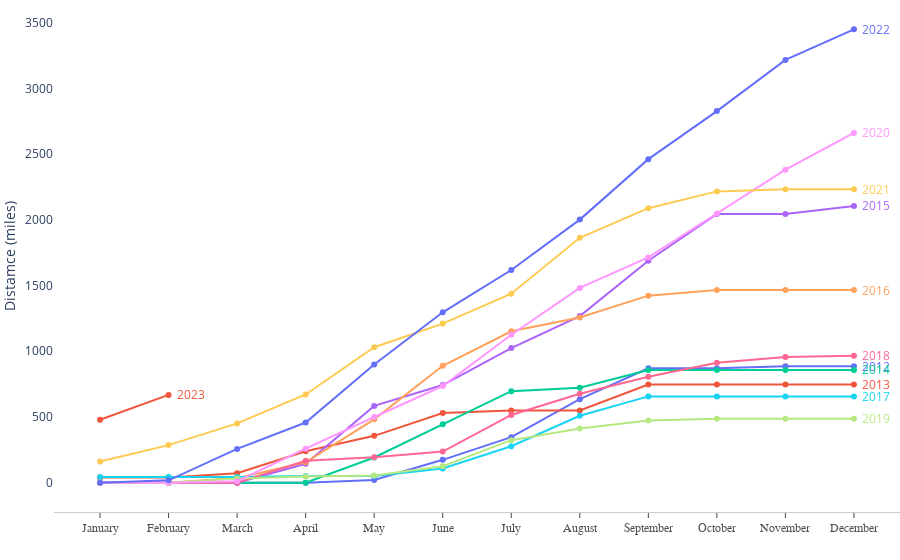

This figure's notebook cell:
### Code cell
# grouped_by_year_and_month = grouped_by_year_and_month[grouped_by_year_and_month.isin(['Ride'])]

fig = px.line(grouped_by_year_and_month, x='month', y='Cumulative Distance', color='year')
fig.update_layout(
        xaxis=dict(
            showline=True,
            showgrid=True,
            showticklabels=True,
            linecolor='rgb(204, 204, 204)',
            linewidth=1,
            ticks='outside',
            tickfont=dict(
                family='Arial',
                size=12,
                color='rgb(82, 82, 82)',
            ),
        ),
        yaxis=dict(
            showgrid=True,
            zeroline=False,
            showline=False,
            gridcolor = 'rgb(235, 236, 240)',
            showticklabels=True,
            title='',
            autorange=True
        ),
        autosize=True,
        hovermode="x unified",
        showlegend=False,
        plot_bgcolor='rgba(0,0,0,0)',
        xaxis_title='',
        yaxis_title='Distamce (miles)',
        margin=dict(l=0, r=0, t=0, b=0)
    )
fig.for_each_trace(lambda trace: fig.add_annotation(
    x=trace.x[-1], y=trace.y[-1], text='  '+trace.name, 
    font_color=trace.line.color,
    ax=10, ay=10, xanchor="left", showarrow=False))
fig.update_traces(mode="markers+lines", hovertemplate=None)
fig.update_xaxes(showgrid=False)
fig.update_yaxes(showgrid=False)

fig.show()

### Figure 1 — Plotly figure (JSON) as saved in the notebook; plotly's stock layout.template omitted (floating-point values rounded to 4 significant figures)
{"data": [{"legendgroup": "2012", "line": {"color": "#636efa", "dash": "solid"}, "marker": {"symbol": "circle"}, "mode": "markers+lines", "name": "2012", "orientation": "v", "showlegend": true, "type": "scatter", "x": ["January", "February", "March", "April", "May", "June", "July", "August", "September", "October", "November", "December"], "xaxis": "x", "y": [0, 0, 0, 0, 20.3, 173.6, 346, 635.1, 870.5, 870.5, 886, 886], "yaxis": "y"}, {"legendgroup": "2013", "line": {"color": "#EF553B", "dash": "solid"}, "marker": {"symbol": "circle"}, "mode": "markers+lines", "name": "2013", "orientation": "v", "showlegend": true, "type": "scatter", "x": ["January", "February", "March", "April", "May", "June", "July", "August", "September", "October", "November", "December"], "xaxis": "x", "y": [39.9, 39.9, 71.7, 238.3, 356.1, 529.8, 548.8, 548.8, 747.1, 747.1, 747.1, 747.1], "yaxis": "y"}, {"legendgroup": "2014", "line": {"color": "#00cc96", "dash": "solid"}, "marker": {"symbol": "circle"}, "mode": "markers+lines", "name": "2014", "orientation": "v", "showlegend": true, "type": "scatter", "x": ["January", "February", "March", "April", "May", "June", "July", "August", "September", "October", "November", "December"], "xaxis": "x", "y": [0, 0, 0, 0, 191.6, 443.9, 695.8, 721.7, 857.5, 857.5, 857.5, 857.5], "yaxis": "y"}, {"legendgroup": "2015", "line": {"color": "#ab63fa", "dash": "solid"}, "marker": {"symbol": "circle"}, "mode": "markers+lines", "name": "2015", "orientation": "v", "showlegend": true, "type": "scatter", "x": ["January", "February", "March", "April", "May", "June", "July", "August", "September", "October", "November", "December"], "xaxis": "x", "y": [0, 0, 0, 143.6, 584.1, 742.7, 1024.0, 1267.0, 1688.0, 2045.0, 2045.0, 2105.0], "yaxis": "y"}, {"legendgroup": "2016", "line": {"color": "#FFA15A", "dash": "solid"}, "marker": {"symbol": "circle"}, "mode": "markers+lines", "name": "2016", "orientation": "v", "showlegend": true, "type": "scatter", "x": ["January", "February", "March", "April", "May", "June", "July", "August", "September", "October", "November", "December"], "xaxis": "x", "y": [0, 0, 34.5, 154.7, 481.6, 889.1, 1152.0, 1256.0, 1423.0, 1465, 1465, 1465], "yaxis": "y"}, {"legendgroup": "2017", "line": {"color": "#19d3f3", "dash": "solid"}, "marker": {"symbol": "circle"}, "mode": "markers+lines", "name": "2017", "orientation": "v", "showlegend": true, "type": "scatter", "x": ["January", "February", "March", "April", "May", "June", "July", "August", "September", "October", "November", "December"], "xaxis": "x", "y": [42.7, 42.7, 42.7, 50.6, 50.6, 108, 276.8, 508.8, 656.2, 656.2, 656.2, 656.2], "yaxis": "y"}, {"legendgroup": "2018", "line": {"color": "#FF6692", "dash": "solid"}, "marker": {"symbol": "circle"}, "mode": "markers+lines", "name": "2018", "orientation": "v", "showlegend": true, "type": "scatter", "x": ["January", "February", "March", "April", "May", "June", "July", "August", "September", "October", "November", "December"], "xaxis": "x", "y": [0, 0, 0, 167.1, 193.3, 236.2, 515, 676, 806, 911.7, 956.3, 965.9], "yaxis": "y"}, {"legendgroup": "2019", "line": {"color": "#B6E880", "dash": "solid"}, "marker": {"symbol": "circle"}, "mode": "markers+lines", "name": "2019", "orientation": "v", "showlegend": true, "type": "scatter", "x": ["January", "February", "March", "April", "May", "June", "July", "August", "September", "October", "November", "December"], "xaxis": "x", "y": [0, 0, 31.9, 47.4, 54.3, 124.9, 323, 412.7, 472.2, 486.2, 486.2, 486.2], "yaxis": "y"}, {"legendgroup": "2020", "line": {"color": "#FF97FF", "dash": "solid"}, "marker": {"symbol": "circle"}, "mode": "markers+lines", "name": "2020", "orientation": "v", "showlegend": true, "type": "scatter", "x": ["January", "February", "March", "April", "May", "June", "July", "August", "September", "October", "November", "December"], "xaxis": "x", "y": [0, 0, 10.5, 258.2, 499.5, 735.1, 1125.0, 1482.0, 1713.0, 2049.0, 2381.0, 2661], "yaxis": "y"}, {"legendgroup": "2021", "line": {"color": "#FECB52", "dash": "solid"}, "marker": {"symbol": "circle"}, "mode": "markers+lines", "name": "2021", "orientation": "v", "showlegend": true, "type": "scatter", "x": ["January", "February", "March", "April", "May", "June", "July", "August", "September", "October", "November", "December"], "xaxis": "x", "y": [160.4, 285.5, 450.6, 670.7, 1031.0, 1210, 1438.0, 1863.0, 2088, 2216.0, 2231.0, 2231.0], "yaxis": "y"}, {"legendgroup": "2022", "line": {"color": "#636efa", "dash": "solid"}, "marker": {"symbol": "circle"}, "mode": "markers+lines", "name": "2022", "orientation": "v", "showlegend": true, "type": "scatter", "x": ["January", "February", "March", "April", "May", "June", "July", "August", "September", "October", "November", "December"], "xaxis": "x", "y": [0, 17.4, 256.8, 457.4, 899.6, 1296.0, 1618.0, 2001.0, 2461.0, 2827.0, 3216.0, 3449.0], "yaxis": "y"}, {"legendgroup": "2023", "line": {"color": "#EF553B", "dash": "solid"}, "marker": {"symbol": "circle"}, "mode": "markers+lines", "name": "2023", "orientation": "v", "showlegend": true, "type": "scatter", "x": ["January", "February"], "xaxis": "x", "y": [478.3, 667.6], "yaxis": "y"}], "layout": {"annotations": [{"ax": 10, "ay": 10, "font": {"color": "#636efa"}, "showarrow": false, "text": "  2012", "x": "December", "xanchor": "left", "y": 886}, {"ax": 10, "ay": 10, "font": {"color": "#EF553B"}, "showarrow": false, "text": "  2013", "x": "December", "xanchor": "left", "y": 747.1}, {"ax": 10, "ay": 10, "font": {"color": "#00cc96"}, "showarrow": false, "text": "  2014", "x": "December", "xanchor": "left", "y": 857.5}, {"ax": 10, "ay": 10, "font": {"color": "#ab63fa"}, "showarrow": false, "text": "  2015", "x": "December", "xanchor": "left", "y": 2105.0}, {"ax": 10, "ay": 10, "font": {"color": "#FFA15A"}, "showarrow": false, "text": "  2016", "x": "December", "xanchor": "left", "y": 1465}, {"ax": 10, "ay": 10, "font": {"color": "#19d3f3"}, "showarrow": false, "text": "  2017", "x": "December", "xanchor": "left", "y": 656.2}, {"ax": 10, "ay": 10, "font": {"color": "#FF6692"}, "showarrow": false, "text": "  2018", "x": "December", "xanchor": "left", "y": 965.9}, {"ax": 10, "ay": 10, "font": {"color": "#B6E880"}, "showarrow": false, "text": "  2019", "x": "December", "xanchor": "left", "y": 486.2}, {"ax": 10, "ay": 10, "font": {"color": "#FF97FF"}, "showarrow": false, "text": "  2020", "x": "December", "xanchor": "left", "y": 2661}, {"ax": 10, "ay": 10, "font": {"color": "#FECB52"}, "showarrow": false, "text": "  2021", "x": "December", "xanchor": "left", "y": 2231.0}, {"ax": 10, "ay": 10, "font": {"color": "#636efa"}, "showarrow": false, "text": "  2022", "x": "December", "xanchor": "left", "y": 3449.0}, {"ax": 10, "ay": 10, "font": {"color": "#EF553B"}, "showarrow": false, "text": "  2023", "x": "February", "xanchor": "left", "y": 667.6}], "autosize": true, "hovermode": "x unified", "legend": {"title": {"text": "year"}, "tracegroupgap": 0}, "margin": {"b": 0, "l": 0, "r": 0, "t": 0}, "plot_bgcolor": "rgba(0,0,0,0)", "showlegend": false, "xaxis": {"anchor": "y", "domain": [0, 1], "linecolor": "rgb(204, 204, 204)", "linewidth": 1, "showgrid": false, "showline": true, "showticklabels": true, "tickfont": {"color": "rgb(82, 82, 82)", "family": "Arial", "size": 12}, "ticks": "outside", "title": {"text": ""}}, "yaxis": {"anchor": "x", "autorange": true, "domain": [0, 1], "gridcolor": "rgb(235, 236, 240)", "showgrid": false, "showline": false, "showticklabels": true, "title": {"text": "Distamce (miles)"}, "zeroline": false}}}
